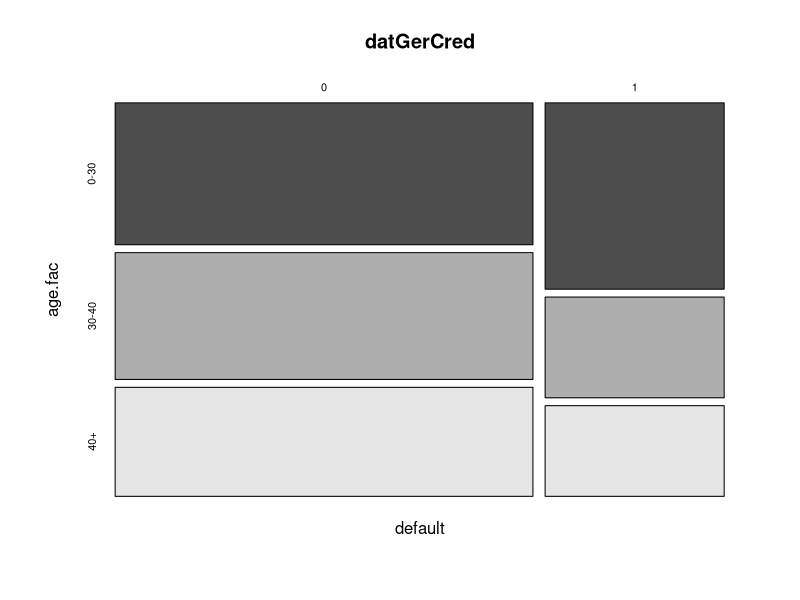
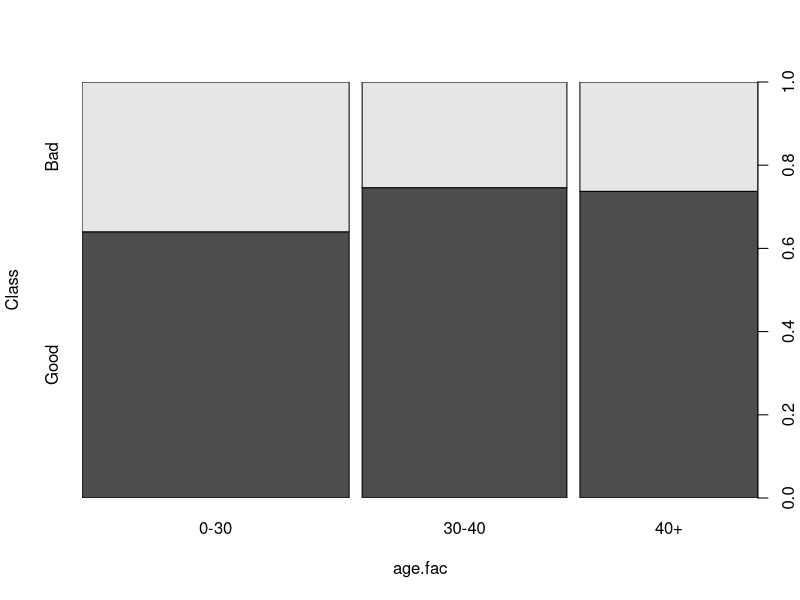
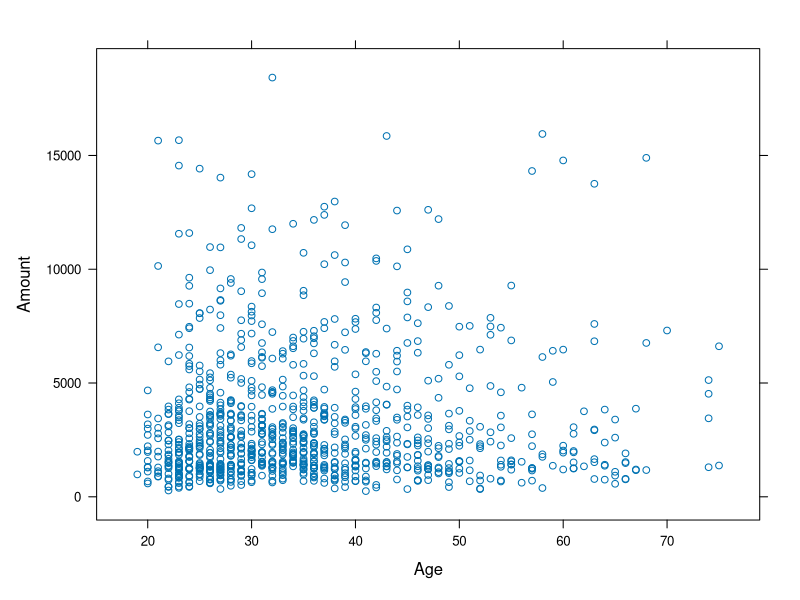
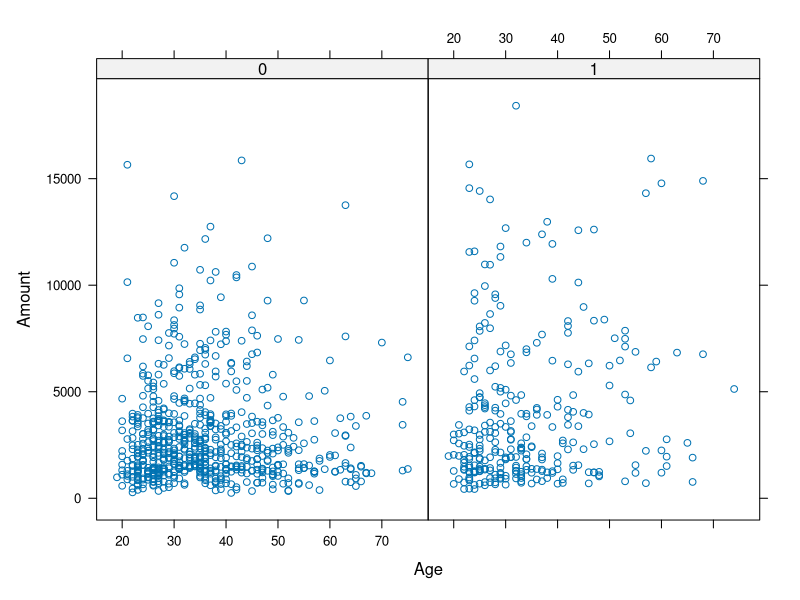
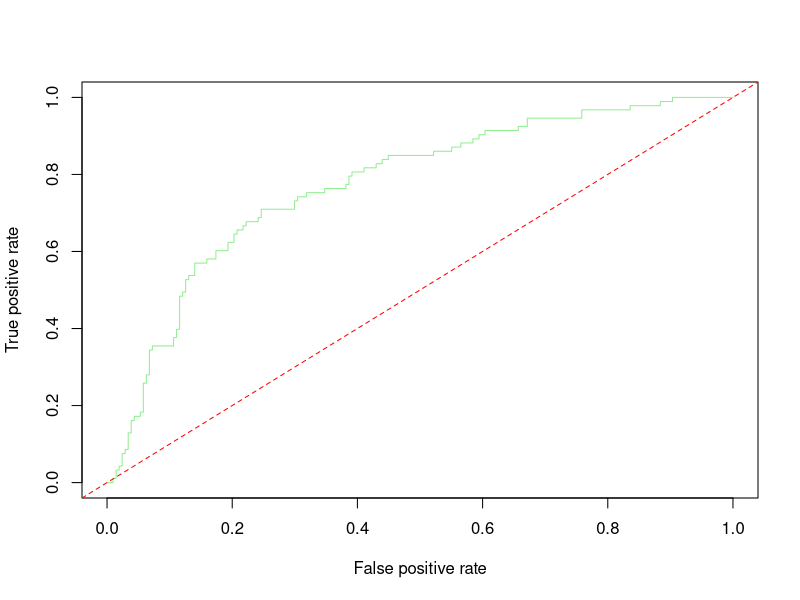
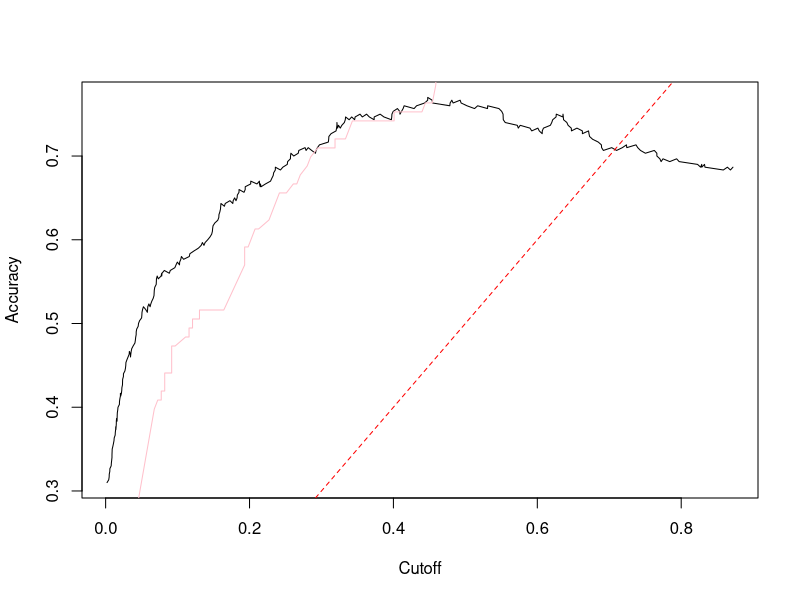
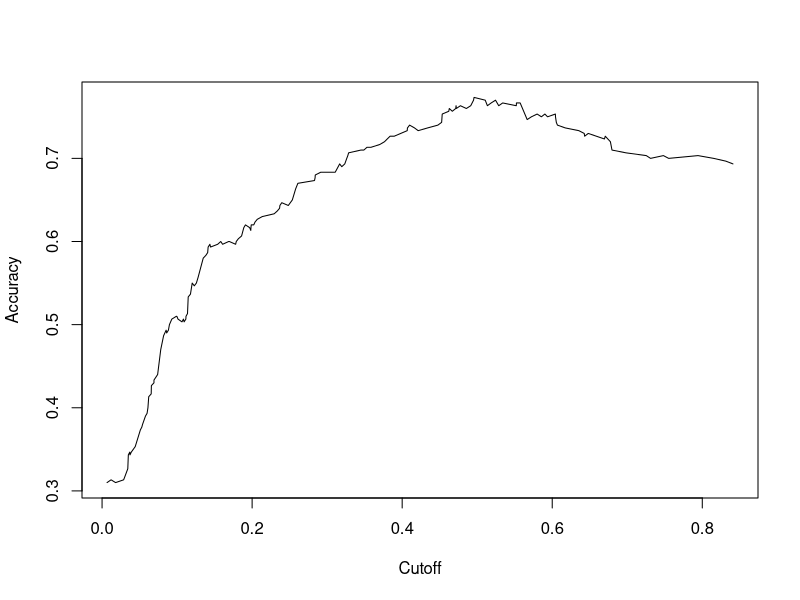
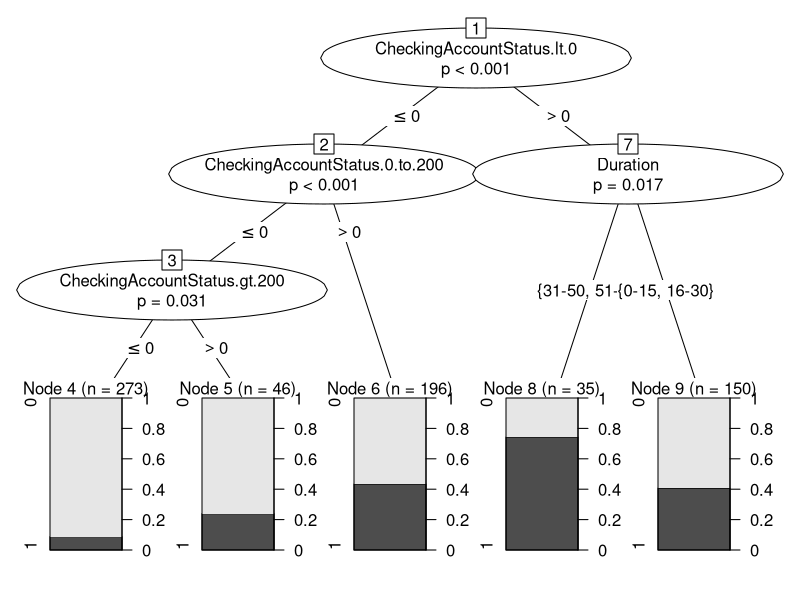

Write R code to recreate these figures, in order.
## ---- chunk 1
library(caret)
library(lattice)
library(ROCR)
library(e1071)
library(party)
## ---- chunk 2
data("GermanCredit")
datGerCred <- GermanCredit
## ---- chunk 3
datGerCred$amt.fac<-as.factor(ifelse(datGerCred$Amount<=2500,"0-2500", 
                              ifelse(datGerCred$Amount<=5000, "2600-5000", 
                                     "5000+")))

datGerCred$age.fac<-as.factor(ifelse(datGerCred$Age<=30,'0-30', 
                              ifelse(datGerCred$Age<=40,'30-40', 
                                     '40+')))
datGerCred$Duration<-as.factor(ifelse(datGerCred$Duration<=15,"0-15", 
                               ifelse(datGerCred$Duration<=30, "16-30", 
			       ifelse(datGerCred$Duration<=50, "31-50",
			       ifelse(datGerCred$Duration<=72, "51-72"
			       )))))
datGerCred$default <- as.factor(ifelse(datGerCred$Class=="Bad", 
                                       "1", "0"))
## ---- chunk 4
mosaicplot(default~age.fac, col=T, data=datGerCred)
spineplot(Class~age.fac, data=datGerCred)
xyplot(Amount~Age, data=datGerCred)
xyplot(Amount~Age|datGerCred$default, data=datGerCred)
# remove continuous variables with discrete copies
datBin <- datGerCred[,-c(2,5,10)] 
## ---- chunk 5
datSamp <- sort(sample(nrow(datBin), nrow(datBin)*0.7))
train <- datBin[datSamp,]
test <- datBin[-datSamp,]
## ---- chunk 6
m.log<-glm(train$default~.,data=train,family=binomial)
test$score <- predict(m.log, test, type="response")
pred.log<-prediction(test$score,test$default)
perf.log <- performance(pred.log, "tpr", "fpr")
plot(perf.log, col="light green")
abline(0,1, lty=8, col="red")  # 45 degree line in graph
auc1 <- performance(pred.log, "auc") # calculates area under roc curve
plot(performance(pred.log, "acc")) #cutoff 

#significant variables from previous logit 
m.log_redux <- glm(default~Duration+  
                   InstallmentRatePercentage+
				   ForeignWorker+ 
				   CheckingAccountStatus.0.to.200+ 
				   CheckingAccountStatus.gt.200+ 
				   CheckingAccountStatus.lt.0+ 
				   CreditHistory.NoCredit.AllPaid+ 
				   CreditHistory.ThisBank.AllPaid+ 
				   CreditHistory.Delay+SavingsAccountBonds.lt.100+
				   SavingsAccountBonds.100.to.500+ 
				   OtherDebtorsGuarantors.None+ 
				   OtherDebtorsGuarantors.CoApplicant, 
				   data=train, family=binomial)
test$score <- predict(m.log_redux, test, type="response")
pred.log2 <-prediction(test$score,test$default)
perf.log2 <- performance(pred.log2, "tpr", "fpr")
plot(perf.log2, col="pink", add=T)
abline(0, 1, lty=8, col="red")
auc2 <- performance(pred.log2, "auc") 
plot(performance(pred.log2, "acc")) 
## ---- chunk 7
cmat.logit <- xtabs(~round(test$score)+test$default)
cmat.logit <- confusionMatrix(cmat.logit, dnn=c("Prediction", "Label"))
print(cmat.logit)
## ---- chunk 8
m.tree <-ctree(default~ Duration+InstallmentRatePercentage
               +ForeignWorker+CheckingAccountStatus.0.to.200
			   +CheckingAccountStatus.gt.200
			   +CheckingAccountStatus.lt.0
			   +CreditHistory.NoCredit.AllPaid
			   +CreditHistory.ThisBank.AllPaid+CreditHistory.Delay
			   +SavingsAccountBonds.lt.100
			   +SavingsAccountBonds.100.to.500
			   +OtherDebtorsGuarantors.None
			   +OtherDebtorsGuarantors.CoApplicant, data=train)
plot(m.tree)
result.dat <- as.data.frame(do.call("rbind", 
                            treeresponse(m.tree, 
							newdata=test))) 
test$tscore<-result.dat[,2] 
pred.tree<-prediction(test$tscore,test$default) 
perf.tree <- performance(pred.tree, "tpr", "fpr")
## ---- chunk 9
plot(perf.log2, col='red', main='Logit vs Ctree')
plot(perf.tree, col='dark green', add=TRUE)
abline(0, 1, lty=8, col="grey")
auc3<- performance(pred.tree, "auc") 
plot(performance(pred.tree, "acc")) 
## ---- chunk 10
cmat.tree <-xtabs(~round(test$tscore)+test$default)
cmat.tree = confusionMatrix(cmat.tree) 
print(cmat.tree)

par(mfrow=c(1,2))
fourfoldplot(cmat.tree$table, main="Decision Tree Model")
fourfoldplot(cmat.logit$table, main="Logit Model")
